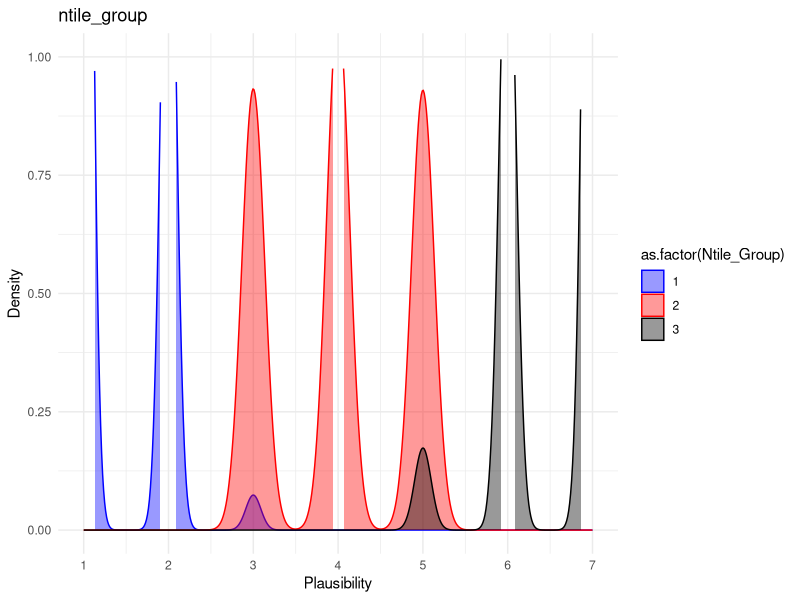
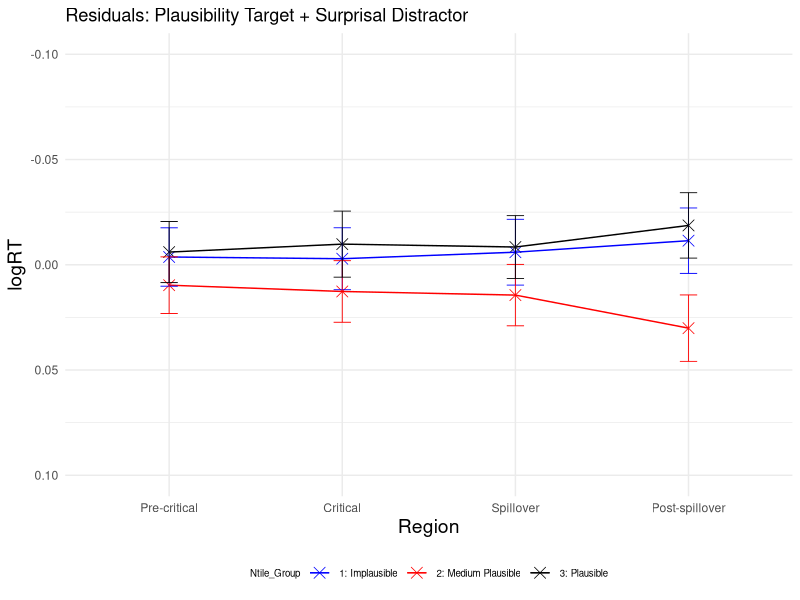
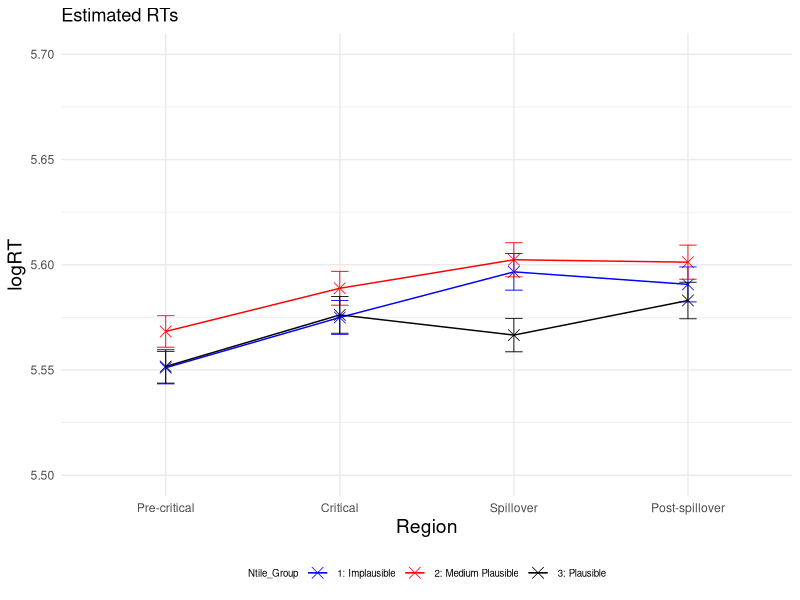
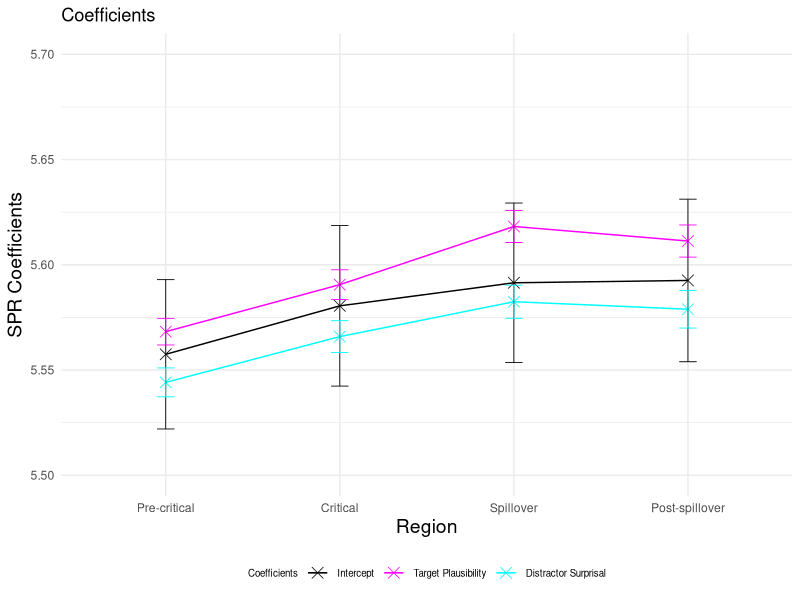
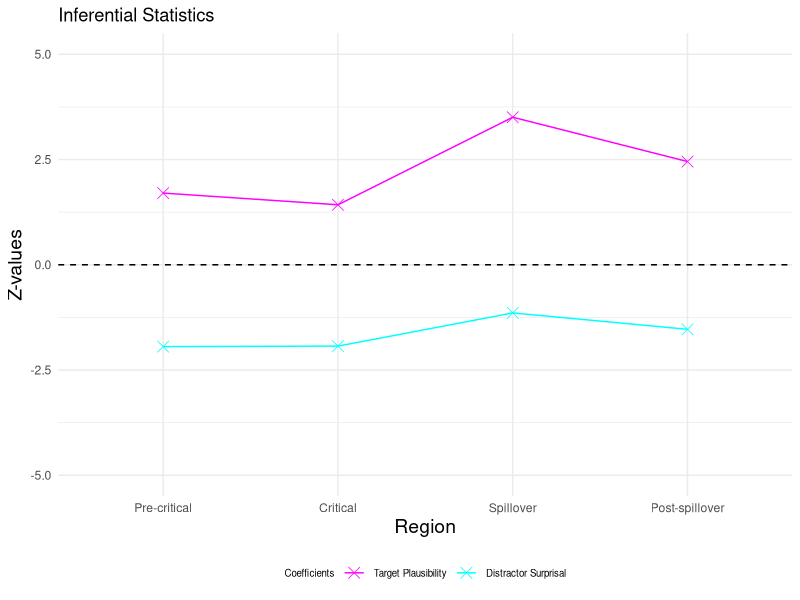
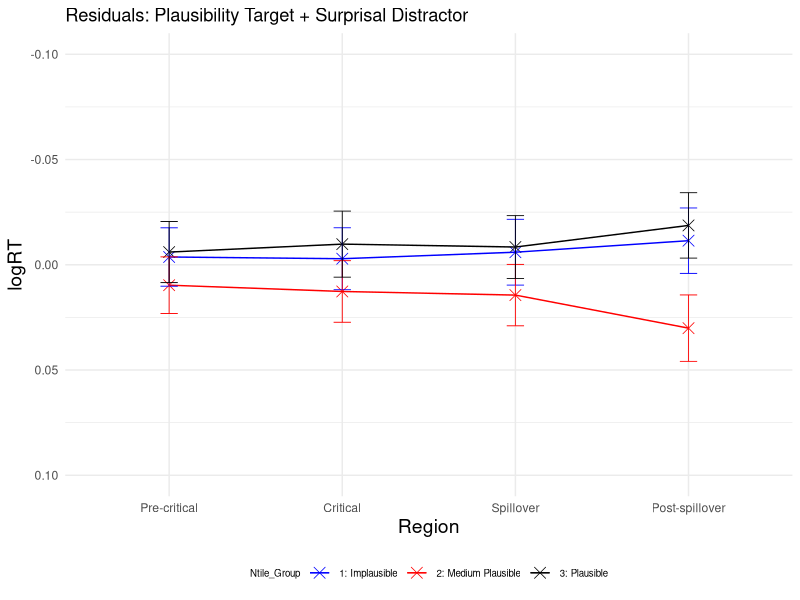
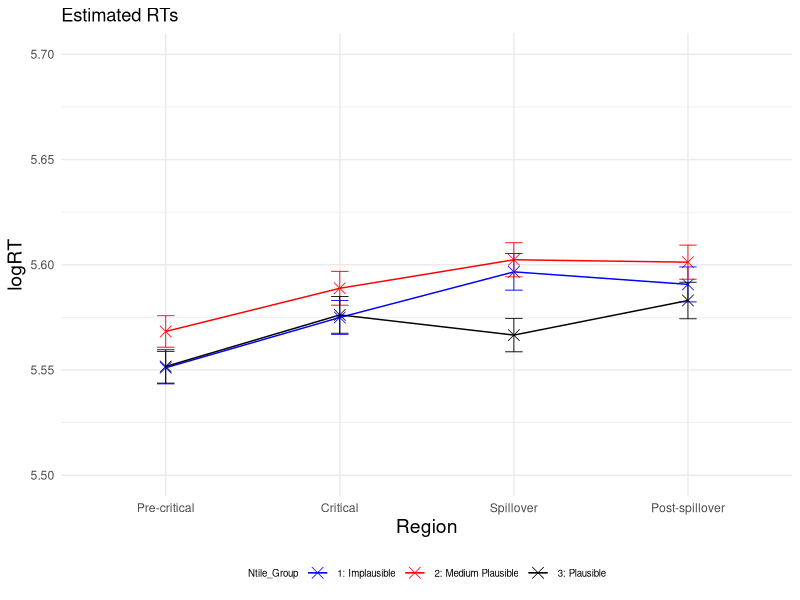
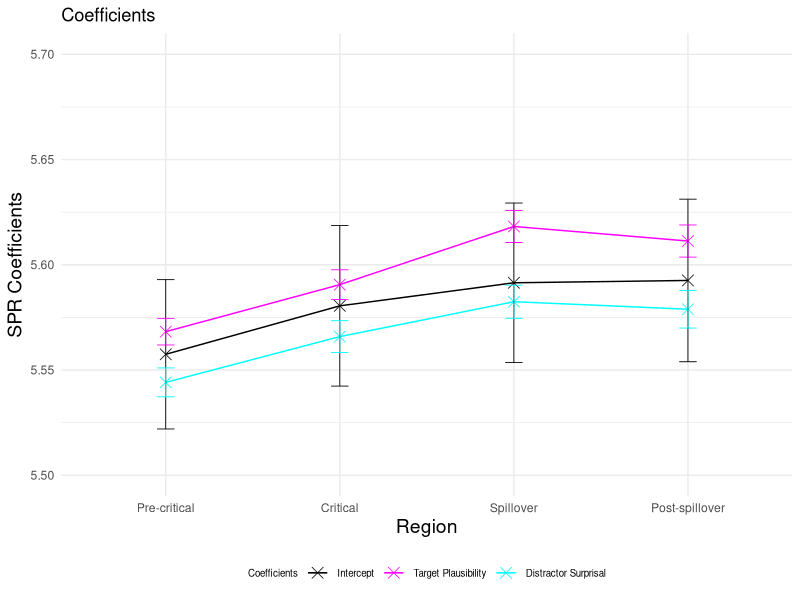

Recreate these plots in R, in order.
### LMER ###
# load lme4 package
library(lme4)
library(lmerTest)
library(dplyr)
library(ggplot2)

setwd("~/Downloads/Master_Thesis/3_SPR_Study/ntile/")
GP6 <- read.csv("GP6SPR_processed.csv")

residuals <- data.frame(
  Region = character(0),
  Condition = character(0),
  Residual = numeric(0),
  SE_Residual = numeric(0)
)

logRT_estimated <- data.frame(
  Region = character(0),
  Condition = character(0),
  Estimated_logRT = numeric(0),
  SE_Estimated = numeric(0)
)

p_values <- data.frame(
  Region = character(0),
  p_value_plausibility_target = numeric(0),
  p_value_surprisal_distractor = numeric(0)
)

SPR_coefficients <- data.frame(
  Region = character(0),
  Estimate = character(0),
  Estimate_value = numeric(0),
  Estimate_error = numeric(0),
  Z_value = numeric(0)
)

regions <- c("Pre-critical", "Critical", "Spillover", "Post-spillover") 
conditions <- c("A", "B", "C")
ntile_groups <- c(1, 2, 3)

GP6$Ntile_Group <- ntile(GP6$SPR_Plaus_Rating, 3)

for (region in regions) 
{
  # Precritical region
  region_subset <- subset(GP6, Region == region)
  
  # standardise predictors
  region_subset$scaled_Plaus_per_region <- scale(region_subset$SPR_Plaus_Rating)
  region_subset$scaled_Surprisaldist_per_region <- scale(region_subset$Surprisal_distractor)
  # invert predictor plausibility
  region_subset$inverted_scaled_Plaus_per_region <- (region_subset$scaled_Plaus_per_region) * (-1)
  #log transform reading times
  region_subset$logRT_per_region <- log(region_subset$ReadingTime)
  
  
  # define and run the linear mixed-effects regression model for the precritical region 
  model_per_region <- lmerTest::lmer(logRT_per_region ~ inverted_scaled_Plaus_per_region + scaled_Surprisaldist_per_region + 
                              (1 + inverted_scaled_Plaus_per_region + scaled_Surprisaldist_per_region | Subject) + 
                              (1 + inverted_scaled_Plaus_per_region + scaled_Surprisaldist_per_region | Item), data = region_subset)
  
  # print the summary of the model
  summary_per_region <- summary(model_per_region)
  print(summary_per_region)
  
  # calculate p-values
  p_values_per_region <- summary_per_region$coefficients[, "Pr(>|t|)"]
  new_row_p_value <- data.frame(Region = region, 
                                p_value_plausibility_target = p_values_per_region[2], 
                                p_value_surprisal_distractor = p_values_per_region[3])
  p_values <- rbind(p_values, new_row_p_value)
  
  # extract intercept and coefficients added to intercept
  coefficients_per_region <- summary_per_region$coefficients
  intercept <- coefficients_per_region["(Intercept)", 1]
  plaus_target_coeff <- coefficients_per_region["(Intercept)", 1] + coefficients_per_region["inverted_scaled_Plaus_per_region", 1]
  surprisal_distractor_coeff <- coefficients_per_region["(Intercept)", 1] + coefficients_per_region["scaled_Surprisaldist_per_region", 1]
  
  # add error bars for coefficients and intercept
  new_row_coefficient <- data.frame(Region = region, 
                                    Estimate = "Intercept", 
                                    Estimate_value = intercept, 
                                    Estimate_error = coefficients_per_region["(Intercept)", 2],
                                    Z_value = 0)
  SPR_coefficients <- rbind(SPR_coefficients, new_row_coefficient)
  
  new_row_coefficient <- data.frame(Region = region,
                                    Estimate = "Plausability",
                                    Estimate_value = plaus_target_coeff,
                                    Estimate_error = coefficients_per_region["inverted_scaled_Plaus_per_region", 2],
                                    Z_value = coefficients_per_region["inverted_scaled_Plaus_per_region", 1] / coefficients_per_region["inverted_scaled_Plaus_per_region", 2])
  SPR_coefficients <- rbind(SPR_coefficients, new_row_coefficient)
  
  new_row_coefficient <- data.frame(Region = region,
                                    Estimate = "Surprisal", 
                                    Estimate_value = surprisal_distractor_coeff, 
                                    Estimate_error = coefficients_per_region["scaled_Surprisaldist_per_region", 2],
                                    Z_value = coefficients_per_region["scaled_Surprisaldist_per_region", 1] / coefficients_per_region["scaled_Surprisaldist_per_region", 2])
  SPR_coefficients <- rbind(SPR_coefficients, new_row_coefficient)
  
  for (ntile_group in ntile_groups)
  {
    #####predict condition A, precritical#####
    region_per_condition <- subset(region_subset, Ntile_Group == ntile_group)
    region_per_condition$region_per_condition_Predicted <- predict(model_per_region, newdata = region_per_condition,  type = "response")
    
    # calculate residuals
    Residual_region_per_condition <- mean(region_per_condition$logRT_per_region) - mean(region_per_condition$region_per_condition_Predicted, na.rm = TRUE)
    
    # observed RT for condition A precritical
    region_per_condition_logRT_observed <- mean(region_per_condition$logRT_per_region)

    # estimated RT for condition A precritical
    region_per_condition_logRT_estimated <- mean(region_per_condition$region_per_condition_Predicted, na.rm = TRUE)

    # calculate standard error for residuals
    SE_residuals_region_per_condition <- sqrt(sd(region_per_condition$logRT, na.rm = TRUE)^2/length(region_per_condition$logRT) + sd(region_per_condition$region_per_condition_Predicted, na.rm = TRUE)^2/length(region_per_condition$region_per_condition_Predicted))
    
    new_row_residuals <- data.frame(Region = region, Ntile_Group = ntile_group, Residual = Residual_region_per_condition, SE_Residual = SE_residuals_region_per_condition)
    residuals <- rbind(residuals, new_row_residuals)
    
    # calculate standard error for logRT estimated
    SE_estimated_region_per_condition <- sd(region_per_condition$region_per_condition_Predicted, na.rm = TRUE) / sqrt(length(region_per_condition$region_per_condition_Predicted)) 
    
    new_row_logRT_estimated <- data.frame(Region = region, Ntile_Group = ntile_group, Estimated_logRT = region_per_condition_logRT_estimated, SE_Estimated = SE_estimated_region_per_condition)
    logRT_estimated <- rbind(logRT_estimated, new_row_logRT_estimated)
  }
}

# density plot
p <- ggplot(GP6, aes(x=SPR_Plaus_Rating, color= as.factor(Ntile_Group), fill=as.factor(Ntile_Group))) + geom_density(alpha=0.4) + theme_minimal() + xlim(1,7) + ylim(0, 1) + scale_x_continuous(breaks=seq(1,7))
#p <- p + geom_vline(data=GP6, aes(xintercept=SPR_Plaus_Rating, color=as.factor(Ntile_Group)), linetype="dashed") + scale_x_continuous(breaks=seq(1,7))
p <- p + scale_color_manual(labels=c("1", "2", "3"), values=c("blue", "red", "black"))
p <- p + scale_fill_manual(labels=c("1", "2", "3"), values=c("blue", "red", "black"))
p <- p + labs(title = "ntile_group", y="Density", x="Plausibility" )
#ggsave("DensityPlot_Plausibility_SPR.pdf", p, device=cairo_pdf, width=4, height=4)
p

# plot residuals
# Create a line plot 
p <- ggplot(residuals, aes(x = factor(Region, levels = c("Pre-critical", "Critical", "Spillover", "Post-spillover")), 
                           y = Residual, color = as.factor(Ntile_Group), group = Ntile_Group)) + geom_point(shape = 4, size = 3.5, stroke = 0.4) + geom_line(linewidth=0.5) + ylim (0.10, -0.10)
p <- p + theme_minimal() + geom_errorbar(aes(ymin=Residual-SE_Residual, ymax=Residual+SE_Residual), width=.1, size=0.3) 
p <- p + scale_color_manual(name="Ntile_Group", labels=c("1: Implausible", "2: Medium Plausible", "3: Plausible"), values=c("#0000FF", "#FF0000", "#000000"))
p <- p + labs(x="Region", y="logRT", title = "Residuals: Plausibility Target + Surprisal Distractor") 
p <- p + theme(legend.position="bottom", legend.text=element_text(size=7), legend.title=element_text(size=7), axis.title.x = element_text(size = 14), axis.title.y = element_text(size = 14)) 
p 

ggsave("Residuals_Plot.pdf", p, width=4, height=4)


# plot estimated logRTs
# Create a line plot 
p <- ggplot(logRT_estimated, aes(x = factor(Region, levels = c("Pre-critical", "Critical", "Spillover", "Post-spillover")), 
                                 y = Estimated_logRT, color = as.factor(Ntile_Group), group = Ntile_Group)) + geom_point(shape = 4, size = 3.5, stroke = 0.4) + geom_line(linewidth=0.5) + ylim (5.5, 5.7)
p <- p + theme_minimal() + geom_errorbar(aes(ymin=Estimated_logRT-SE_Estimated, ymax=Estimated_logRT+SE_Estimated), width=.1, size=0.3) 
p <- p + scale_color_manual(name="Ntile_Group", labels=c("1: Implausible", "2: Medium Plausible", "3: Plausible"), values=c("#0000FF", "#FF0000", "#000000"))
p <- p + labs(x="Region", y="logRT", title = "Estimated RTs") 
p <- p + theme(legend.position="bottom", legend.text=element_text(size=7), legend.title=element_text(size=7), axis.title.x = element_text(size = 14), axis.title.y = element_text(size = 14)) 
p 
ggsave("Estimated_RTs_Plot.pdf", p, width=4, height=4)


# plot intercept and coefficients added to intercept
p <- ggplot(SPR_coefficients, aes(x = factor(Region, levels = c("Pre-critical", "Critical", "Spillover", "Post-spillover")), 
                                 y = Estimate_value, color = Estimate, group = Estimate)) + geom_point(shape = 4, size = 3.5, stroke = 0.4) + geom_line(linewidth=0.5) + ylim (5.5, 5.7)
p <- p + theme_minimal() + geom_errorbar(aes(ymin=Estimate_value-Estimate_error, ymax=Estimate_value+Estimate_error), width=.1, size=0.3) 
p <- p + scale_color_manual(name="Coefficients", labels=c("Intercept", "Target Plausibility", "Distractor Surprisal"), values=c("#000000", "#FF00FF", "#00FFFF"))
p <- p + labs(x="Region", y="SPR Coefficients", title = "Coefficients") 
p <- p + theme(legend.position="bottom", legend.text=element_text(size=7), legend.title=element_text(size=7), axis.title.x = element_text(size = 14), axis.title.y = element_text(size = 14)) 
p 
ggsave("Intercept_Coefficients_Plot.pdf", p, width=4, height=4)


# plot effect sizes (z-vaues)
Effect_sizes <- subset(SPR_coefficients, Estimate != 'Intercept')

p <- ggplot(Effect_sizes, aes(x = factor(Region, levels = c("Pre-critical", "Critical", "Spillover", "Post-spillover")), 
                                  y = Z_value, color = Estimate, group = Estimate)) + geom_point(shape = 4, size = 3.5, stroke = 0.4) + geom_line(linewidth=0.5) + ylim (-5, 5)
p <- p + geom_hline(yintercept=0, linetype=2)
p <- p + theme_minimal()
p <- p + scale_color_manual(name="Coefficients", labels=c( "Target Plausibility", "Distractor Surprisal"), values=c("#FF00FF", "#00FFFF"))
p <- p + labs(x="Region", y="Z-values", title = "Inferential Statistics") 
p <- p + theme(legend.position="bottom", legend.text=element_text(size=7), legend.title=element_text(size=7), axis.title.x = element_text(size = 14), axis.title.y = element_text(size = 14)) 
p 
ggsave("Z_values_Plot.pdf", p, width=4, height=4)
